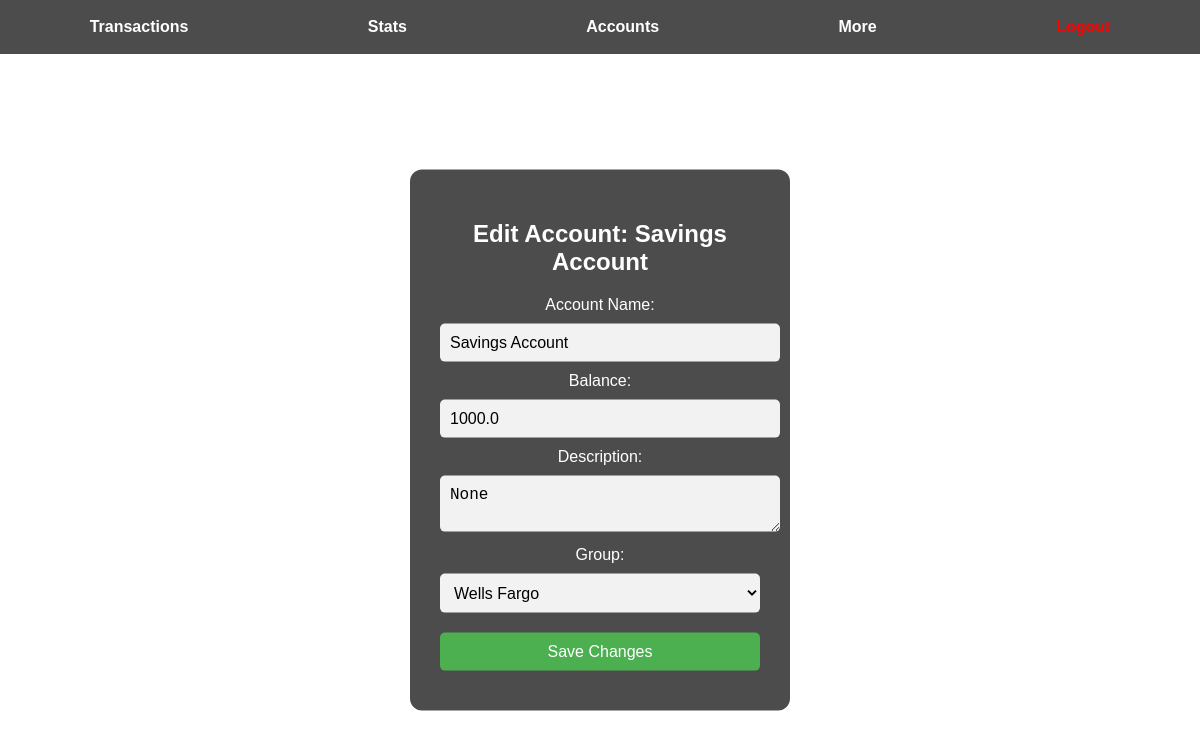
/edit_account/7 (signed in), run on the app's committed database.
### models/models.py (models this page shows)
class Account(db.Model):
    __tablename__ = 'account'
    id = db.Column(db.Integer, primary_key=True)
    name = db.Column(db.String(100), nullable=False)
    type = db.Column(db.String(50))  # 'checking', 'savings', etc.
    balance = db.Column(db.Float, default=0)
    description = db.Column(db.String(255))
    group_id = db.Column(db.Integer, db.ForeignKey('account_group.id'))
    user_id = db.Column(db.String(36), db.ForeignKey('user.id'))
    transactions = db.relationship('Transaction', foreign_keys='Transaction.account_id', back_populates='account', lazy=True)
    transactions_from = db.relationship('Transaction', foreign_keys='Transaction.from_account_id', back_populates='from_account', lazy=True)
    transactions_to = db.relationship('Transaction', foreign_keys='Transaction.to_account_id', back_populates='to_account', lazy=True)

class AccountGroup(db.Model):
    __tablename__ = 'account_group'
    id = db.Column(db.Integer, primary_key=True)
    name = db.Column(db.String(100))
    user_id = db.Column(db.String(36), db.ForeignKey('user.id'), nullable=False)
    accounts = db.relationship('Account', backref='group', lazy=True)

### routes/dashboard_routes.py (the view)
@dashboard_bp.route('/edit_account/<int:account_id>', methods=['GET', 'POST'])
def edit_account(account_id):
    user_id = session.get('user_id')
    if not user_id:
        return redirect(url_for('login'))
    account = Account.query.get_or_404(account_id)
    if not account.group or account.group.user_id != user_id:
        return "Unauthorized", 403
    if request.method == 'POST':
        account.name = request.form['account_name']
        account.balance = float(request.form['balance'])
        account.description = request.form['description']
        db.session.commit()
        return redirect(url_for('dashboard.accounts'))
    user = User.query.get(user_id)
    return render_template("edit_account.html", account=account, user=user)

### app.py (called while the page is built)
@app.before_request
def load_logged_in_user():
    user_id = session.get('user_id')
    g.user = User.query.get(user_id) if user_id else None

### templates/edit_account.html (shortened to what this page needs)
<!DOCTYPE html>
<html lang="en">
<head>
</head>
<body>
<div class="navbar">
  <a href="{{ url_for('dashboard', user_id=session.get('user_id')) }}">Transactions</a>
  <a href="{{ url_for('stats') }}">Stats</a>
  <a href="{{ url_for('dash.accounts') }}">Accounts</a>
  <a href="{{ url_for('more') }}">More</a>
  <a href="{{ url_for('logout') }}" class="logout">Logout</a>
</div>
<div class="form-container">
  <h2>Edit Account: {{ account.name }}</h2>
  <form method="POST">
    <label>Account Name:</label>
    <input type="text" name="account_name" value="{{ account.name }}" required>
    <label>Balance:</label>
    <input type="number" step="0.01" name="balance" value="{{ account.balance }}" required>
    <label>Description:</label>
    <textarea name="description">{{ account.description }}</textarea>
    <label>Group:</label>
    <select name="group" id="group-select" required>
      {% for group in user.account_groups %}
        <option value="{{ group.id }}" {% if account.group_id == group.id %}selected{% endif %}>{{ group.name }}</option>
      {% endfor %}
    </select>
    <button type="submit">Save Changes</button>
  </form>
</div>
</body>
</html>

### templates/edit_account.html (style rules this page uses)
html, body { margin: 0; padding: 0; height: 100%; font-family: Arial, sans-serif; color: white; overflow: hidden; }
.navbar { display: flex; justify-content: space-around; background-color: rgba(0, 0, 0, 0.7); padding: 10px 0; }
.navbar a { color: white; text-decoration: none; font-weight: bold; padding: 8px 16px; }
.navbar a.logout { color: red; }
.form-container { position: absolute; top: 55%; left: 50%; transform: translate(-50%, -50%); background: rgba(0, 0, 0, 0.7); padding: 30px; border-radius: 12px; box-shadow: 0 0 20px rgba(255, 255, 255, 0.3); width: 320px; text-align: center; }
input, select, textarea, button { width: 100%; padding: 10px; margin: 10px 0; border-radius: 5px; border: none; font-size: 16px; }
input, select, textarea { background-color: #f2f2f2; }
button { background-color: #4CAF50; color: white; cursor: pointer; }

### data on the page
Account: name "Savings Account", account_name "Savings Account", balance "1000.0", description "None", group "Wells Fargo"
